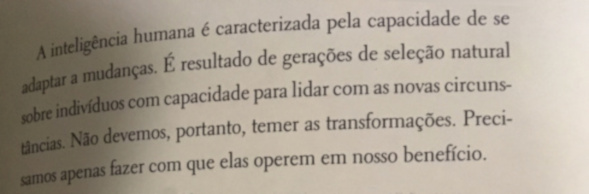
#> input picture ComputerVision/OCRPython/Imagens/livro02.jpg, 589 x 194 px, found by its file name
$ python test13.py
#> lines starting #> are read from the running program, lines starting #| are printed output that depends on the picture; after the words box and inside, x2 and y2 are one past the last pixel; in counts of white or black regions, pixels touching at a corner belong together
import cv2

img = cv2.imread('/home/s0la1r3/Documentos/GitHub/Python/ComputerVision/OCRPython/Imagens/livro02.jpg')
#> img is the input picture: shape (194, 589, 3); mean B, G, R 147.2, 160.9, 170.4
gray = cv2.cvtColor(img, cv2.COLOR_BGR2GRAY)

val, otsu = cv2.threshold(gray, 0, 255, cv2.THRESH_BINARY | cv2.THRESH_OTSU)
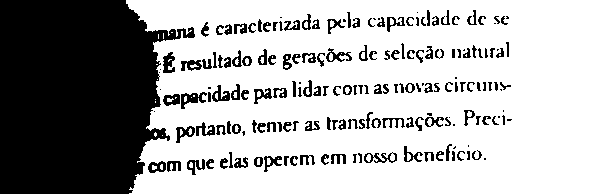
#> otsu: shape (194, 589); 67.1% white; 180 black regions (28 under 20 px), largest, box (x1, y1, x2, y2) and area: (0, 0, 195, 194) 29174, (181, 92, 207, 109) 208, (163, 52, 175, 73) 167
#> val = 147
print(val)
#| 147.0
cv2.imshow('imagem', otsu)
cv2.waitKey(0)
cv2.destroyAllWindows()

adaptMedia = cv2.adaptiveThreshold(gray, 255, cv2.ADAPTIVE_THRESH_MEAN_C, cv2.THRESH_BINARY, 11, 9)
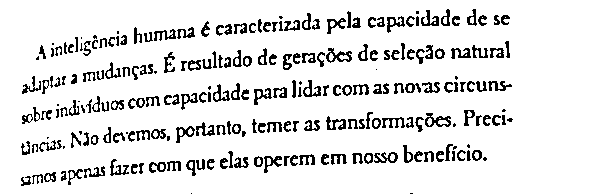
#> adaptMedia: shape (194, 589); 88.9% white; black in thin lines or dots, all inside (x1, y1, x2, y2) = (21, 9, 513, 194)
cv2.imshow('imagem', adaptMedia)
cv2.waitKey(0)
cv2.destroyAllWindows()

$ run again, with ComputerVision/OCRPython/Imagens/livro01.jpg copied over ComputerVision/OCRPython/Imagens/livro02.jpg
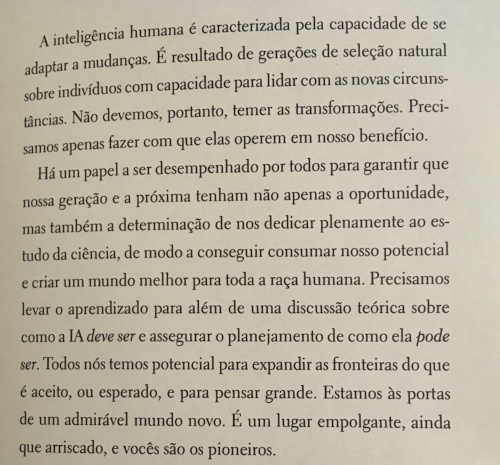
#> input picture ComputerVision/OCRPython/Imagens/livro01.jpg, 500 x 465 px, found by its file name
#> img is the input picture: shape (465, 500, 3); mean B, G, R 164.1, 180.2, 186.4
#> `val, otsu = cv2.threshold(gray, 0, 255, cv2.THRESH_BINARY | cv2.THRESH..`:
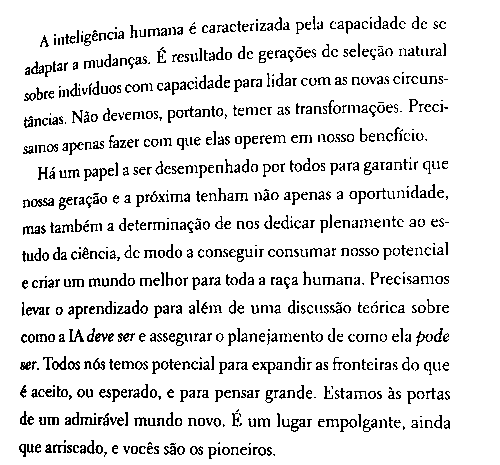
#> otsu: shape (465, 500); 89.4% white; black in thin lines or dots, all inside (x1, y1, x2, y2) = (19, 16, 450, 459)
#> val = 139
#| 139.0
#> `adaptMedia = cv2.adaptiveThreshold(gray, 255, cv2.ADAPTIVE_THRESH_MEAN..`:
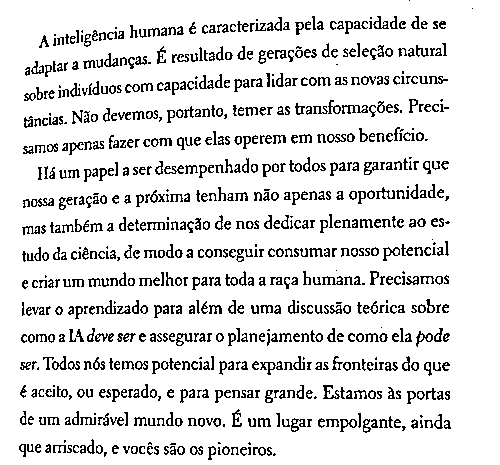
#> adaptMedia: shape (465, 500); 88% white; black in thin lines or dots, all inside (x1, y1, x2, y2) = (19, 0, 473, 460)

$ run again, with ComputerVision/OCRPython/Imagens/caneca.jpg copied over ComputerVision/OCRPython/Imagens/livro02.jpg
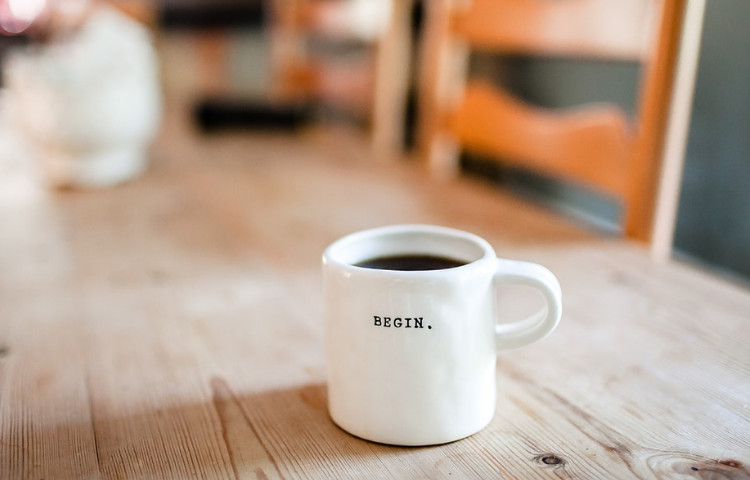
#> input picture ComputerVision/OCRPython/Imagens/caneca.jpg, 750 x 480 px, found by its file name
#> img is the input picture: shape (480, 750, 3); mean B, G, R 142.6, 159.8, 182.4
#> `val, otsu = cv2.threshold(gray, 0, 255, cv2.THRESH_BINARY | cv2.THRESH..`:
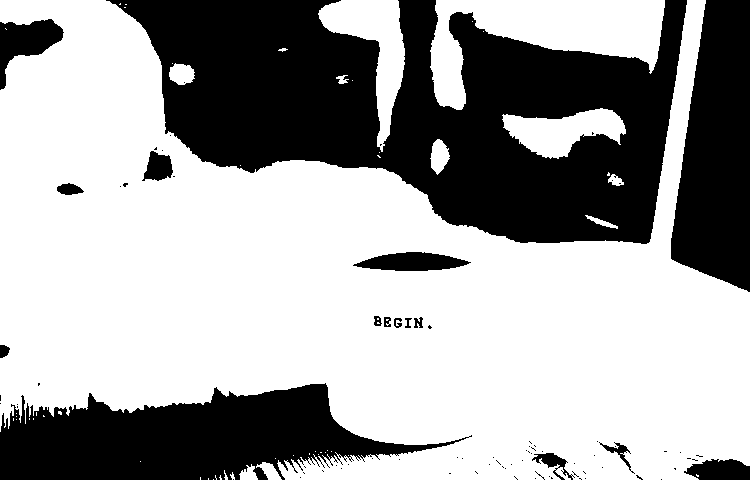
#> otsu: shape (480, 750); 63.7% white; 84 black regions (68 under 20 px), largest, box (x1, y1, x2, y2) and area: (106, 0, 687, 244) 80310, (0, 383, 472, 480) 26216, (671, 0, 750, 292) 17575
#> val = 152
#| 152.0
#> `adaptMedia = cv2.adaptiveThreshold(gray, 255, cv2.ADAPTIVE_THRESH_MEAN..`:
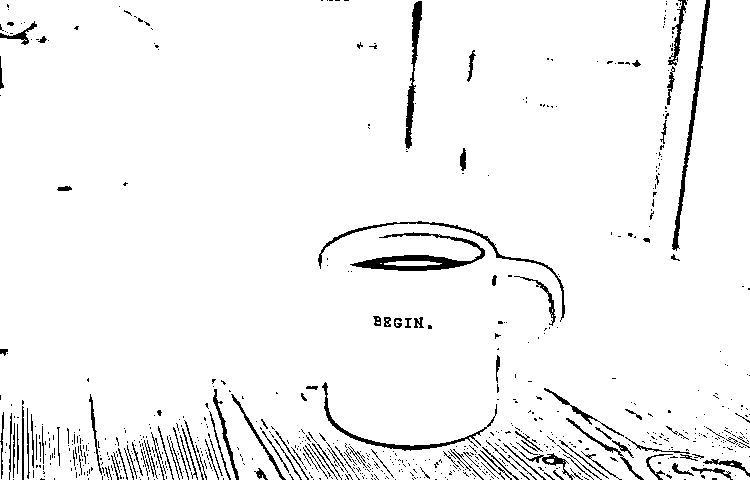
#> adaptMedia: shape (480, 750); 95.7% white; 745 black regions (627 under 20 px), largest, box (x1, y1, x2, y2) and area: (350, 232, 485, 271) 1426, (672, 0, 710, 251) 1083, (318, 221, 565, 322) 834

$ run again, with ComputerVision/OCRPython/Imagens/chines.jpg copied over ComputerVision/OCRPython/Imagens/livro02.jpg
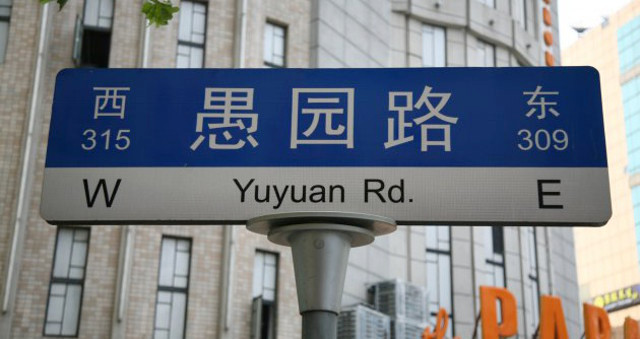
#> input picture ComputerVision/OCRPython/Imagens/chines.jpg, 640 x 339 px, found by its file name
#> img is the input picture: shape (339, 640, 3); mean B, G, R 134.4, 127.1, 122.6
#> `val, otsu = cv2.threshold(gray, 0, 255, cv2.THRESH_BINARY | cv2.THRESH..`:
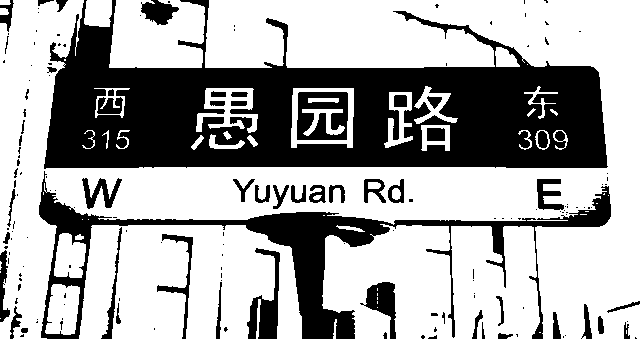
#> otsu: shape (339, 640); 65.5% white; 164 black regions (107 under 20 px), largest, box (x1, y1, x2, y2) and area: (44, 0, 608, 169) 49380, (39, 171, 611, 339) 13419, (297, 92, 348, 140) 1784
#> val = 109
#| 109.0
#> `adaptMedia = cv2.adaptiveThreshold(gray, 255, cv2.ADAPTIVE_THRESH_MEAN..`:
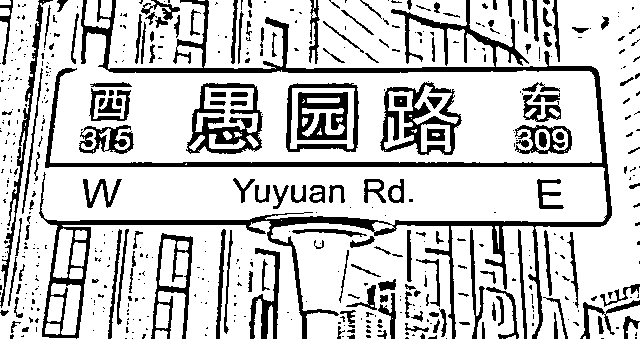
#> adaptMedia: shape (339, 640); 78.4% white; 526 black regions (362 under 20 px), largest, box (x1, y1, x2, y2) and area: (39, 0, 612, 339) 16280, (186, 83, 263, 154) 2157, (380, 82, 462, 155) 2109
